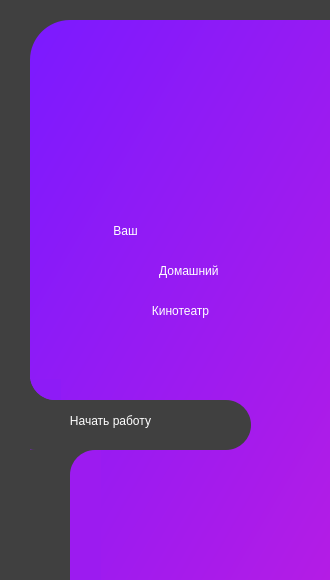
<?xml version="1.0" encoding="UTF-8"?>
<ui version="4.0">
 <class>okno1</class>
 <widget class="QMainWindow" name="okno1">
  <property name="geometry">
   <rect>
    <x>0</x>
    <y>0</y>
    <width>330</width>
    <height>580</height>
   </rect>
  </property>
  <property name="minimumSize">
   <size>
    <width>330</width>
    <height>580</height>
   </size>
  </property>
  <property name="maximumSize">
   <size>
    <width>330</width>
    <height>580</height>
   </size>
  </property>
  <property name="windowTitle">
   <string>okno1</string>
  </property>
  <property name="styleSheet">
   <string notr="true">background-color: rgb(64, 64, 64);</string>
  </property>
  <widget class="QWidget" name="centralwidget">
   <widget class="QWidget" name="widget" native="true">
    <property name="geometry">
     <rect>
      <x>30</x>
      <y>20</y>
      <width>351</width>
      <height>601</height>
     </rect>
    </property>
    <property name="styleSheet">
     <string notr="true">background-color: qlineargradient(spread:pad, x1:0, y1:0, x2:1, y2:1, stop:0 rgba(123, 26, 255, 255), stop:1 rgba(187, 28, 226, 255));
border-radius: 40px;</string>
    </property>
    <widget class="QWidget" name="widget_2" native="true">
     <property name="geometry">
      <rect>
       <x>-20</x>
       <y>380</y>
       <width>241</width>
       <height>50</height>
      </rect>
     </property>
     <property name="styleSheet">
      <string notr="true">border-radius: 25px;
background-color: rgb(64, 64, 64);</string>
     </property>
     <widget class="QPushButton" name="pushButton">
      <property name="geometry">
       <rect>
        <x>10</x>
        <y>0</y>
        <width>181</width>
        <height>41</height>
       </rect>
      </property>
      <property name="styleSheet">
       <string notr="true">background-color: rgb(0, 0, 0,0);
font: 600 14pt &quot;Segoe UI Semibold&quot;;
color: rgb(255, 255, 255);</string>
      </property>
      <property name="text">
       <string>Начать работу</string>
      </property>
     </widget>
     <widget class="QLabel" name="label_2">
      <property name="geometry">
       <rect>
        <x>180</x>
        <y>10</y>
        <width>16</width>
        <height>30</height>
       </rect>
      </property>
      <property name="minimumSize">
       <size>
        <width>10</width>
        <height>30</height>
       </size>
      </property>
      <property name="maximumSize">
       <size>
        <width>30</width>
        <height>30</height>
       </size>
      </property>
      <property name="styleSheet">
       <string notr="true">image: url(:/new/prefix1/kartiki/free-icon-font-angle-right.png);</string>
      </property>
      <property name="text">
       <string/>
      </property>
     </widget>
     <widget class="QLabel" name="label_3">
      <property name="geometry">
       <rect>
        <x>210</x>
        <y>10</y>
        <width>16</width>
        <height>30</height>
       </rect>
      </property>
      <property name="minimumSize">
       <size>
        <width>10</width>
        <height>30</height>
       </size>
      </property>
      <property name="maximumSize">
       <size>
        <width>30</width>
        <height>30</height>
       </size>
      </property>
      <property name="styleSheet">
       <string notr="true">image: url(:/new/prefix1/kartiki/free-icon-font-angle-right (2).png);</string>
      </property>
      <property name="text">
       <string/>
      </property>
     </widget>
     <widget class="QLabel" name="label_4">
      <property name="geometry">
       <rect>
        <x>196</x>
        <y>10</y>
        <width>16</width>
        <height>30</height>
       </rect>
      </property>
      <property name="minimumSize">
       <size>
        <width>10</width>
        <height>30</height>
       </size>
      </property>
      <property name="maximumSize">
       <size>
        <width>30</width>
        <height>30</height>
       </size>
      </property>
      <property name="styleSheet">
       <string notr="true">image: url(:/new/prefix1/kartiki/free-icon-font-angle-right (1).png);</string>
      </property>
      <property name="text">
       <string/>
      </property>
     </widget>
     <zorder>label_4</zorder>
     <zorder>label_2</zorder>
     <zorder>pushButton</zorder>
     <zorder>label_3</zorder>
    </widget>
    <widget class="QWidget" name="widget_4" native="true">
     <property name="geometry">
      <rect>
       <x>0</x>
       <y>359</y>
       <width>31</width>
       <height>51</height>
      </rect>
     </property>
     <property name="styleSheet">
      <string notr="true">background-color: rgb(64, 64, 64);</string>
     </property>
     <widget class="QWidget" name="widget_3" native="true">
      <property name="geometry">
       <rect>
        <x>0</x>
        <y>-30</y>
        <width>61</width>
        <height>51</height>
       </rect>
      </property>
      <property name="styleSheet">
       <string notr="true">border-radius: 25px;
background-color: rgb(142, 27, 246);
</string>
      </property>
     </widget>
     <widget class="QWidget" name="widget_5" native="true">
      <property name="geometry">
       <rect>
        <x>0</x>
        <y>0</y>
        <width>61</width>
        <height>51</height>
       </rect>
      </property>
      <property name="styleSheet">
       <string notr="true">background-color: rgb(64, 64, 64);</string>
      </property>
      <widget class="QWidget" name="widget_6" native="true">
       <property name="geometry">
        <rect>
         <x>0</x>
         <y>-30</y>
         <width>61</width>
         <height>51</height>
        </rect>
       </property>
       <property name="styleSheet">
        <string notr="true">border-radius: 25px;
background-color: rgb(142, 27, 246);
</string>
       </property>
      </widget>
     </widget>
     <zorder>widget_5</zorder>
     <zorder>widget_3</zorder>
    </widget>
    <widget class="QWidget" name="widget_7" native="true">
     <property name="geometry">
      <rect>
       <x>0</x>
       <y>430</y>
       <width>71</width>
       <height>131</height>
      </rect>
     </property>
     <property name="styleSheet">
      <string notr="true">background-color: rgb(64, 64, 64);</string>
     </property>
     <widget class="QWidget" name="widget_8" native="true">
      <property name="geometry">
       <rect>
        <x>40</x>
        <y>0</y>
        <width>61</width>
        <height>181</height>
       </rect>
      </property>
      <property name="styleSheet">
       <string notr="true">border-radius: 25px;

background-color: rgb(156, 27, 240);</string>
      </property>
     </widget>
    </widget>
    <widget class="QPushButton" name="pushButton_6">
     <property name="enabled">
      <bool>false</bool>
     </property>
     <property name="geometry">
      <rect>
       <x>60</x>
       <y>230</y>
       <width>201</width>
       <height>41</height>
      </rect>
     </property>
     <property name="styleSheet">
      <string notr="true">background-color: rgb(0, 0, 0,0);
font: 600 28pt &quot;Segoe UI Semibold&quot;;
color: rgb(255, 255, 255);</string>
     </property>
     <property name="text">
      <string>Домашний </string>
     </property>
    </widget>
    <widget class="QPushButton" name="pushButton_7">
     <property name="enabled">
      <bool>false</bool>
     </property>
     <property name="geometry">
      <rect>
       <x>30</x>
       <y>270</y>
       <width>241</width>
       <height>41</height>
      </rect>
     </property>
     <property name="styleSheet">
      <string notr="true">background-color: rgb(0, 0, 0,0);
font: 600 28pt &quot;Segoe UI Semibold&quot;;
color: rgb(255, 255, 255);</string>
     </property>
     <property name="text">
      <string>Кинотеатр</string>
     </property>
    </widget>
    <widget class="QPushButton" name="pushButton_8">
     <property name="enabled">
      <bool>false</bool>
     </property>
     <property name="geometry">
      <rect>
       <x>30</x>
       <y>190</y>
       <width>131</width>
       <height>41</height>
      </rect>
     </property>
     <property name="styleSheet">
      <string notr="true">background-color: rgb(0, 0, 0,0);
font: 600 28pt &quot;Segoe UI Semibold&quot;;
color: rgb(255, 255, 255);</string>
     </property>
     <property name="text">
      <string>Ваш</string>
     </property>
    </widget>
    <zorder>widget_4</zorder>
    <zorder>widget_7</zorder>
    <zorder>widget_2</zorder>
    <zorder>pushButton_6</zorder>
    <zorder>pushButton_7</zorder>
    <zorder>pushButton_8</zorder>
   </widget>
  </widget>
 </widget>
 <resources/>
 <connections/>
</ui>
